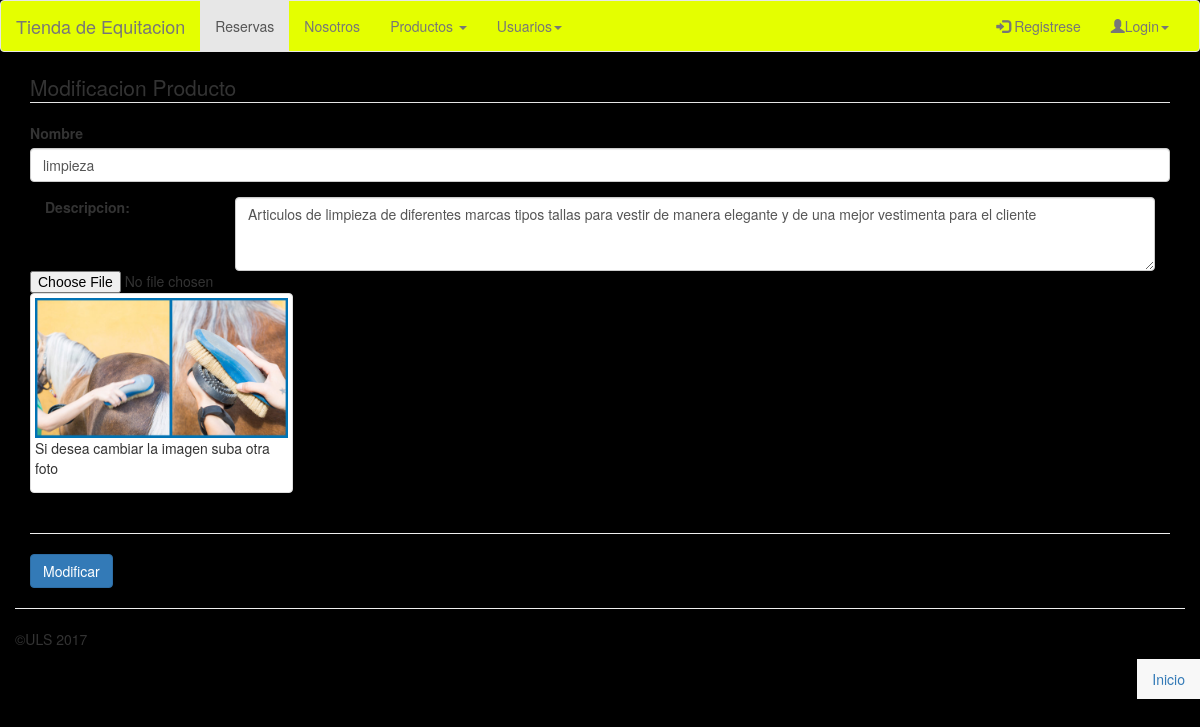
The app's page /formSitio.php?id=1 with its own data.
### tables this page shows
CREATE TABLE `sitios` (
  `idSitio` int(11) NOT NULL,
  `nombre` varchar(60) NOT NULL,
  `descripcion` varchar(500) NOT NULL,
  `foto` varchar(100) NOT NULL
);

### Sitio.php (called while the page is built, shortened)
<?php
	class Sitio
	{
		private $idSitio,$nombre,$descripcion,$foto;
		function __construct($nombre,$descripcion,$foto,$idSitio=null)
		{
			$this->nombre=$nombre;
			$this->descripcion=$descripcion;
			$this->foto=$foto;
		}
		static function ListarSitio($id)
		{
			$pdo = Conexion::conectar();
			$sql="SELECT * FROM sitios WHERE idSitio = :id";
			$query = $pdo->prepare($sql);
			$query->bindParam(':id',$id);
			$query->execute();
			return $query->fetchAll(PDO::FETCH_CLASS|PDO::FETCH_PROPS_LATE,'Sitio',array('nombre','descripcion','foto'));
		}
		public function getFoto()
		{
			return $this->foto;
		}
		public function getNombre()
		{
			return $this->nombre;
		}
		public function getDesc()
		{
			return $this->descripcion;
		}
	}
 ?>

### formSitio.php (the view, shortened to what this page needs)
<?php include('parciales/cabecera.php') ?>
<?php include('parciales/foot_cabecera.php') ?>
		<?php include('parciales/menu.php');
		include('Sitio.php');
		if (isset($_GET['id'])){
			$arr=Sitio::ListarSitio($_GET['id']);
		}
		$sw = isset($arr);
		?>
		<div class="container">
		<form action="" method="POST" role="form" id="fsitio">
			<?php if ($sw) { ?>
				<legend>Modificacion Producto</legend>
			<?php }
			else {
			 ?>
			<legend>Añadir Nuevo Producto</legend>
			<?php } ?>
			<div class="form-group">
				<label for="nombre">Nombre</label>
				<input type="text" class="form-control" id="nombre" name="nombre" value="<?=$sw?$arr[0]->getNombre():''?>" placeholder="Nombre Producto">
			</div>
			<div class="form-group">
				<label for="textareaDescripcion" class="col-sm-2 control-label">Descripcion:</label>
				<div class="col-sm-10">
					<textarea name="descripcion" id="textareaDescripcion"  class="form-control" rows="3" required="required"><?=$sw?$arr[0]->getDesc():''?></textarea>
				</div>
			</div>
			<input type="file" name="foto">
			<?php if($sw){ ?>
			<div class="row">
				<div class="col-xs-12 col-sm-3 col-md-3 col-lg-3">
				<div class="thumbnail">
					<img src="<?=$sw?$arr[0]->getFoto():''?>" alt="">
					<p>Si desea cambiar la imagen suba otra foto</p>
				</div>
			</div>
			</div>
			<?php } ?>
			<hr>
			<?php if($sw){ ?>
			<button type="submit" class="btn btn-primary" id="btn">Modificar</button>
			<?php }
			else { ?>
			<button type="submit" class="btn btn-primary" id="btn">Guardar</button>
			<?php } ?>
		</form>
		<?php include('parciales/cabecera_footer.php') ?>
<?php include('parciales/footer.php') ?>

### css/estiloIndex2.css (style rules this page uses)
body { background-color: #000000; }

### records on screen
sitios: nombre "limpieza", descripcion "Articulos de limpieza de diferentes marcas tipos tallas para vestir de manera elegante y de una mejor vestimenta para el cliente", foto (picture)
